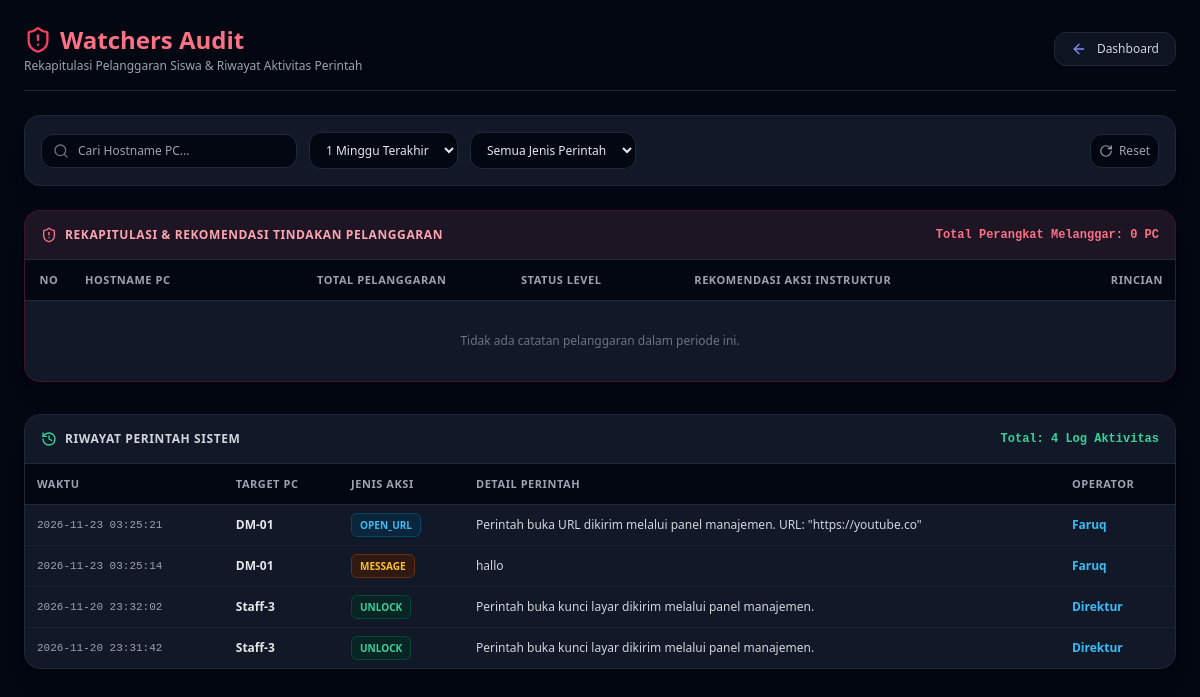
The page /logs (signed in) on the database its author committed.
### tables this page shows
CREATE TABLE activity_logs (
                id INTEGER PRIMARY KEY AUTOINCREMENT,
                client_id TEXT NOT NULL,
                action_type TEXT NOT NULL CHECK(action_type IN ('message', 'lock', 'unlock', 'open_url', 'macro', 'shutdown', 'ota_update')),
                details TEXT DEFAULT '',
                executed_by TEXT NOT NULL,
                created_at TIMESTAMP DEFAULT CURRENT_TIMESTAMP, batch_id TEXT DEFAULT NULL,
                FOREIGN KEY (client_id) REFERENCES clients(id) ON DELETE CASCADE
                FOREIGN KEY (executed_by) REFERENCES users(id) ON DELETE SET NULL
            );

### main.py (the view)
@app.get("/logs", response_class=HTMLResponse)
@login_required("/login")
async def get_logs_page(
    request: Request,
    response: Response,
    action: Optional[str] = Query(None),
    time_range: Optional[str] = Query("1w"),
):
    user = request.state.user
    selected_time = time_range if time_range in TIME_RANGE_MAP else "1w"
    data = await get_logs_data(
        current_user=user,
        action=action,
        time_range=selected_time,
    )
    return templates.TemplateResponse(
        request=request,
        name="logs.html",
        context={
            "user": user,
            "violations_summary": data["violations_summary"],
            "logs": data["logs"],
            "selected_action": action or "",
            "selected_time_range": selected_time,
        },
    )

### templates/logs.html (shortened to what this page needs)
<!DOCTYPE html>
<html lang="id" class="dark">
<head>
    <script src="https://cdn.tailwindcss.com"></script>
</head>
<body class="bg-gray-950 text-gray-100 font-sans min-h-screen flex flex-col p-6">
    <header class="flex flex-col sm:flex-row justify-between items-start sm:items-center mb-6 pb-4 border-b border-gray-800 gap-4">
        <div>
            <h1 class="text-2xl font-bold text-rose-400 flex items-center gap-2">
                <i data-lucide="shield-alert" class="w-7 h-7 text-rose-500"></i>
                Watchers Audit
            </h1>
            <p class="text-xs text-gray-400 mt-0.5">Rekapitulasi Pelanggaran Siswa & Riwayat Aktivitas Perintah</p>
        </div>
        <a href="/" class="group inline-flex items-center gap-2.5 px-4 py-2 bg-gray-900/80 hover:bg-gray-800 text-gray-300 hover:text-white border border-gray-800 hover:border-indigo-500/50 rounded-xl transition-all duration-200 shadow-sm text-xs font-medium backdrop-blur-sm">
            <i data-lucide="arrow-left" class="w-4 h-4 text-indigo-400 group-hover:-translate-x-1 transition-transform duration-200"></i>
            <span>Dashboard</span>
        </a>
    </header>
    <div class="bg-gray-900 border border-gray-800 rounded-2xl p-4 shadow-xl mb-6">
        <form method="GET" action="/logs" class="flex flex-wrap items-center justify-between gap-3">
            <div class="flex flex-wrap items-center gap-3 w-full sm:w-auto">
                <div class="relative flex-1 sm:w-64">
                    <i data-lucide="search" class="w-4 h-4 text-gray-500 absolute left-3 top-1/2 -translate-y-1/2"></i>
                    <input type="text" id="log-search-input" onkeyup="filterLocalLogs()" placeholder="Cari Hostname PC..."
                        class="w-full bg-gray-950 border border-gray-800 focus:border-rose-500 text-xs text-gray-100 rounded-xl pl-9 pr-3 py-2 focus:outline-none transition">
                </div>
                <select name="time_range" onchange="this.form.submit()"
                    class="bg-gray-950 border border-gray-800 focus:border-rose-500 text-xs text-gray-200 rounded-xl px-3 py-2 focus:outline-none transition">
                    <option value="1w" {% if selected_time_range == '1w' %}selected{% endif %}>1 Minggu Terakhir</option>
                </select>
                <select name="action" onchange="this.form.submit()"
                    class="bg-gray-950 border border-gray-800 focus:border-rose-500 text-xs text-gray-200 rounded-xl px-3 py-2 focus:outline-none transition">
                    <option value="" {% if not selected_action %}selected{% endif %}>Semua Jenis Perintah</option>
                </select>
            </div>
            <a href="/logs" class="p-2 text-gray-400 hover:text-white bg-gray-950 border border-gray-800 hover:border-gray-700 rounded-xl transition text-xs flex items-center gap-1.5" title="Reset Filter">
                <i data-lucide="rotate-cw" class="w-3.5 h-3.5"></i> Reset
            </a>
        </form>
    </div>
    <main class="flex-1 w-full mx-auto space-y-8">
        <section class="bg-gray-900 border border-rose-900/40 rounded-2xl shadow-xl overflow-hidden flex flex-col">
            <div class="p-4 border-b border-gray-800 bg-rose-950/20 flex justify-between items-center">
                <div class="flex items-center gap-2">
                    <i data-lucide="shield-alert" class="w-4 h-4 text-rose-400"></i>
                    <h2 class="text-xs font-bold uppercase tracking-wider text-rose-300">Rekapitulasi & Rekomendasi Tindakan Pelanggaran</h2>
                </div>
                <div class="text-xs text-rose-400 font-mono font-bold">
                    Total Perangkat Melanggar: <span>{{ violations_summary | length }}</span> PC
                </div>
            </div>
            <div class="overflow-x-auto custom-scrollbar">
                <table class="w-full text-left text-xs border-collapse">
                    <thead class="bg-gray-950 text-gray-400 border-b border-gray-800 text-[11px] font-semibold uppercase tracking-wider">
                        <tr>
                            <th class="p-3 w-12 text-center">No</th>
                            <th class="p-3">Hostname PC</th>
                            <th class="p-3 text-center">Total Pelanggaran</th>
                            <th class="p-3">Status Level</th>
                            <th class="p-3">Rekomendasi Aksi Instruktur</th>
                            <th class="p-3 text-right">Rincian</th>
                        </tr>
                    </thead>
                    <tbody class="divide-y divide-gray-800/60 text-gray-300">
                        {% for item in violations_summary %}
                        <tr class="violation-row hover:bg-rose-950/20 transition" data-detail-id="v-detail-{{ loop.index }}">
                            <td class="p-3 text-center font-mono font-bold text-rose-400">#{{ loop.index }}</td>
                            <td class="p-3 font-bold text-gray-100 log-hostname">{{ item.hostname }}</td>
                            <td class="p-3 text-center">
                                <span class="px-2.5 py-1 rounded-full text-xs font-extrabold bg-rose-950 text-rose-400 border border-rose-800/80 shadow-sm">
                                    {{ item.total_violations }}x Pelanggaran
                                </span>
                            </td>
                            <td class="p-3">
                                <span class="px-2 py-0.5 rounded-md text-[10px] font-bold uppercase border flex items-center gap-1 w-fit {{ item.advice_info.badge_color }}">
                                    <i data-lucide="{{ item.advice_info.icon }}" class="w-3 h-3"></i>
                                    {{ item.advice_info.level }}
                                </span>
                            </td>
                            <td class="p-3 text-xs text-gray-300 max-w-xs leading-relaxed">
                                {{ item.advice_info.recommendation }}
                            </td>
                            <td class="p-3 text-right">
                                <button type="button" onclick="toggleViolationDetail('v-detail-{{ loop.index }}')" class="px-3 py-1 bg-gray-950 hover:bg-gray-800 text-rose-300 hover:text-white border border-rose-900/50 rounded-lg text-[11px] font-semibold transition inline-flex items-center gap-1.5 shadow-sm">
                                    <i data-lucide="list" class="w-3.5 h-3.5"></i> Detail
                                </button>
                            </td>
                        </tr>
                        <tr id="v-detail-{{ loop.index }}" class="hidden bg-gray-950/90 border-t border-b border-rose-900/40">
                            <td colspan="6" class="p-4 space-y-3">
                                <div class="p-3 rounded-xl bg-rose-950/30 border border-rose-800/40 flex items-start gap-3">
                                    <i data-lucide="info" class="w-4 h-4 text-rose-400 shrink-0 mt-0.5"></i>
                                    <div class="space-y-1 text-xs">
                                        <p class="font-bold text-rose-300">Catatan Analisis System untuk {{ item.hostname }}:</p>
                                        <p class="text-gray-300">{{ item.advice_info.advice }}</p>
                                        <p class="text-amber-300 font-semibold mt-1">Rekomendasi Tindakan: <span class="text-gray-200 font-normal">{{ item.advice_info.recommendation }}</span></p>
                                    </div>
                                </div>
                                <div class="space-y-1.5">
                                    <p class="text-[11px] font-bold text-gray-400 uppercase tracking-wider">Riwayat Pelanggaran Tercatat:</p>
                                    {% for rec in item.records %}
                                    <div class="flex flex-wrap items-center justify-between p-2.5 rounded-xl bg-gray-900/90 border border-gray-800 text-xs gap-2">
                                        <div class="flex items-center gap-2.5">
                                            <span class="px-2 py-0.5 rounded text-[10px] font-bold uppercase bg-rose-950 text-rose-400 border border-rose-800 shrink-0">
                                                {{ rec.action_type }}
                                            </span>
                                            <span class="text-gray-200 font-medium">{{ rec.details or 'Tidak ada catatan' }}</span>
                                        </div>
                                        <div class="flex items-center gap-4 text-[11px] font-mono text-gray-400">
                                            <span>Operator: <strong class="text-sky-400 capitalize">{{ rec.executed_by_username }}</strong></span>
                                            <span class="text-gray-500">{{ rec.created_at }}</span>
                                        </div>
                                    </div>
                                    {% endfor %}
                                </div>
                            </td>
                        </tr>
                        {% else %}
                        <tr>
                            <td colspan="6" class="text-center py-8 text-gray-500 text-xs">
                                Tidak ada catatan pelanggaran dalam periode ini.
                            </td>
                        </tr>
                        {% endfor %}
                    </tbody>
                </table>
            </div>
        </section>
        <section class="bg-gray-900 border border-gray-800 rounded-2xl shadow-xl overflow-hidden flex flex-col">
            <div class="p-4 border-b border-gray-800 bg-gray-900/60 flex justify-between items-center">
                <div class="flex items-center gap-2">
                    <i data-lucide="history" class="w-4 h-4 text-emerald-400"></i>
                    <h2 class="text-xs font-bold uppercase tracking-wider text-gray-300">Riwayat Perintah Sistem</h2>
                </div>
                <div class="text-xs text-emerald-400 font-mono font-bold">
                    Total: <span>{{ logs | length }}</span> Log Aktivitas
                </div>
            </div>
            <div class="overflow-x-auto custom-scrollbar max-h-96">
                <table class="w-full text-left text-xs border-collapse">
                    <thead class="sticky top-0 z-10 bg-gray-950 text-gray-400 border-b border-gray-800 text-[11px] font-semibold uppercase tracking-wider">
                        <tr>
                            <th class="p-3">Waktu</th>
                            <th class="p-3">Target PC</th>
                            <th class="p-3">Jenis Aksi</th>
                            <th class="p-3">Detail Perintah</th>
                            <th class="p-3">Operator</th>
                        </tr>
                    </thead>
                    <tbody class="divide-y divide-gray-800/60 text-gray-300">
                        {% for log in logs %}
                        <tr class="log-row hover:bg-gray-800/40 transition" data-targets="{{ log.targets | join(', ') | lower if log.targets else log.hostname | lower }}">
                            <td class="p-3 text-[11px] font-mono text-gray-400 whitespace-nowrap">{{ log.created_at }}</td>
                            <td class="p-3 font-bold text-gray-200 log-hostname">
                                {% if log.is_multi %}
                                <button type="button" onclick="toggleLogBatchDetail('l-detail-{{ loop.index }}')"
                                    class="inline-flex items-center gap-1.5 px-2.5 py-1 rounded-lg bg-indigo-950/70 hover:bg-indigo-900/80 text-indigo-300 border border-indigo-700/60 text-[11px] font-bold transition shadow-sm"
                                    title="Klik untuk melihat daftar PC yang terkena">
                                    <i data-lucide="layers" class="w-3.5 h-3.5 text-indigo-400"></i>
                                    <span>Multi ({{ log.targets | length }} PC)</span>
                                    <i data-lucide="chevron-down" class="w-3 h-3 text-indigo-400"></i>
                                </button>
                                {% else %}
                                <span>{{ log.hostname }}</span>
                                {% endif %}
                            </td>
                            <td class="p-3">
                                <span class="px-2 py-1 rounded-md text-[10px] font-bold uppercase border
                                    {% if log.action_type == 'lock' %}bg-yellow-950/60 text-yellow-400 border-yellow-800/60
                                    {% elif log.action_type == 'unlock' %}bg-emerald-950/60 text-emerald-400 border-emerald-800/60
                                    {% elif log.action_type == 'message' %}bg-amber-950/60 text-amber-400 border-amber-800/60
                                    {% elif log.action_type == 'shutdown' %}bg-rose-950/60 text-rose-400 border-rose-800/60
                                    {% elif log.action_type == 'open_url' %}bg-sky-950/60 text-sky-400 border-sky-800/60
                                    {% elif log.action_type == 'macro' %}bg-purple-950/60 text-purple-400 border-purple-800/60
                                    {% else %}bg-gray-900 text-gray-400 border-gray-800{% endif %}">
                                    {{ log.action_type }}
                                </span>
                            </td>
                            <td class="p-3 text-gray-300 truncate max-w-md" title="{{ log.details or '-' }}">{{ log.details or '-' }}</td>
                            <td class="p-3 text-sky-400 capitalize font-semibold">{{ log.executed_by_username }}</td>
                        </tr>
                        {% else %}
                        <tr>
                            <td colspan="5" class="text-center py-6 text-gray-500 text-xs">
                                Belum ada log aktivitas yang tercatat.
                            </td>
                        </tr>
                        {% endfor %}
                    </tbody>
                </table>
            </div>
        </section>
    </main>
</body>
</html>

### rows shown on the page
activity_logs: created_at "2026-11-23 03:25:21", hostname "DM-01", action_type "OPEN_URL", details "Perintah buka URL dikirim melalui panel manajemen. URL: \"https://youtube.co\"", executed_by_username "Faruq"
activity_logs: created_at "2026-11-23 03:25:14", hostname "DM-01", action_type "MESSAGE", details "hallo", executed_by_username "Faruq"

### other values the page prints
{{ violations_summary | length }} "0"
{{ logs | length }} "4"
{{ log.created_at }} "2026-11-20 23:32:02" "2026-11-20 23:31:42"
{{ log.hostname }} "Staff-3" "Staff-3"
{{ log.action_type }} "UNLOCK" "UNLOCK"
{{ log.details or '-' }} "Perintah buka kunci layar dikirim melalui panel manajemen." "Perintah buka kunci layar dikirim melalui panel manajemen."
{{ log.executed_by_username }} "Direktur" "Direktur"
